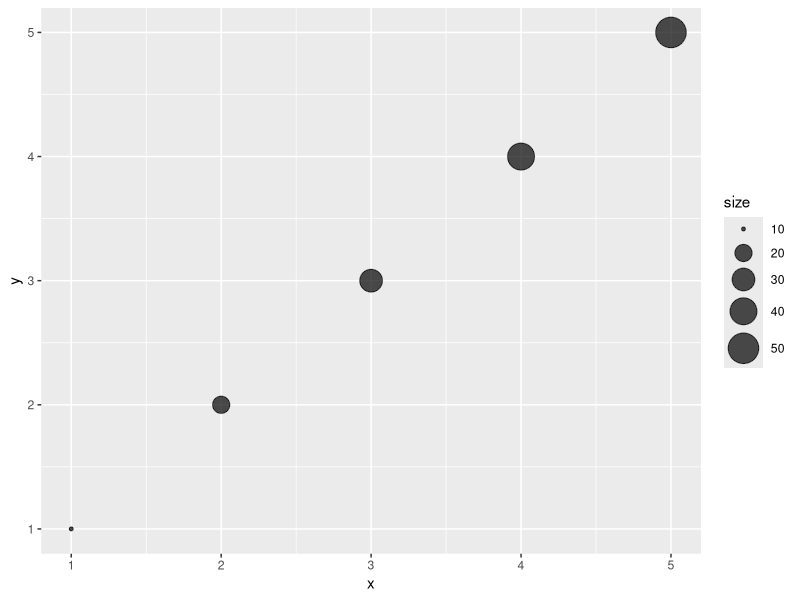

Write R code to recreate this figure.
# Load the ggplot2 package
library(ggplot2)

# Create a sample dataset
data <- data.frame(
  x = c(1, 2, 3, 4, 5),
  y = c(1, 2, 3, 4, 5),
  size = c(10, 20, 30, 40, 50)
)

# Create the plot
ggplot(data, aes(x = x, y = y, size = size)) + 
  geom_point(alpha = 0.7) +
  scale_size(range = c(1, 10))
